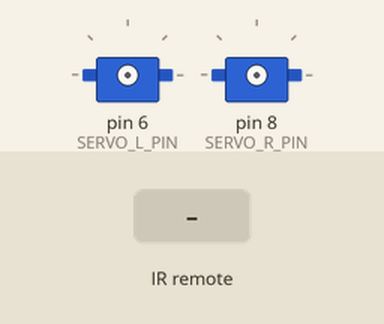
Recording of a sketch running on a simulated Arduino Uno, built with avr-gcc and run on an emulated ATmega328P. Shown: 2 × servo. The inputs (shaded band) are chosen by the test bench.

Above: at 1.2 s.
1.3 s: infrared code 0xE0E006F9 received
2.8 s: infrared code 0xE0E08679 received
At 3.5 s:
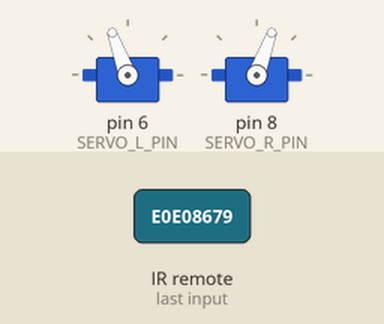
4.3 s: infrared code 0xE0E0A659 received
At 4.7 s:
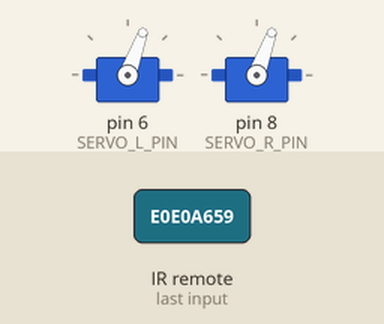
5.8 s: infrared code 0xE0E046B9 received
At 7.1 s:
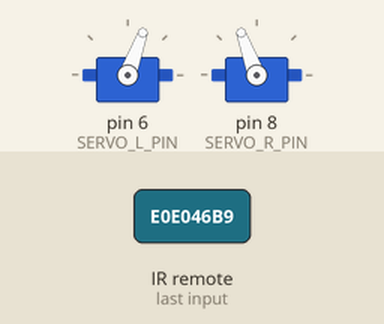
Timing chart, 0 to 8.3 s (numbered marks = the images above; inputs shaded):
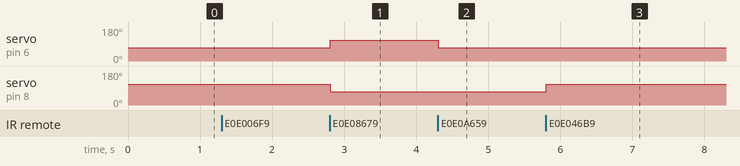

Measured:
- after the input at 2.8 s, servo on pin 6 (SERVO_L_PIN): 70° → 110° at once; servo on pin 8 (SERVO_R_PIN): 110° → 70° at once
- after the input at 4.3 s, servo on pin 6 (SERVO_L_PIN): 110° → 70° at once
- after the input at 5.8 s, servo on pin 8 (SERVO_R_PIN): 70° → 110° at once

The sketch:

tank.ino
```cpp
// библиотека для ИК приёмника
#include <IRremote.h>
// подключаем библиотеку для работы с сервоприводами
#include <Servo.h>
// создаём объект для управления сервоприводом
Servo myServoL;
Servo myServoR;
int SERVO_L_PIN = 6;
int SERVO_R_PIN = 8;

// даем имя пину подключения ИК приёмника
int RECV_PIN = 2;

// указываем к какому пину подключен ИК приёмник
IRrecv irrecv(RECV_PIN);
decode_results results;

void setup()
{
  // запускаем работу ИК приемника
  irrecv.enableIRIn();
  // подключаем сервоприводы
  //  myServoL.attach(SERVO_L_PIN);
  //  myServoR.attach(SERVO_R_PIN);
}

void loop()
{
  // принимаем данные с ИК пульта
  // в зависимости от нажатой кнопки пульта
  // даём разные команды роботу
  if (irrecv.decode(&results)) {
    if (results.value == 3772778233) {
      ford();
    } else if (results.value == 3772810873) {
      back();
    } else if (results.value == 3772819033) {
      left();
    } else if (results.value == 3772794553) {
      right();
    } else if (results.value == 3772782313) {
      stop();
    }
    // ждем следующее значение
    irrecv.resume();
  }
  //делаем задержку
  delay(100);
}

// функция движение вперёд
void ford() {
  attach();
  myServoL.write(70);
  myServoR.write(110);
}

// функция движение назад
void back() {
  attach();
  myServoL.write(110);
  myServoR.write(70);
}

// функция поворота налево
void left() {
  attach();
  myServoL.write(70);
  myServoR.detach();
}

// функция поворота направо
void right() {
  attach();
  myServoL.detach();
  myServoR.write(110);
}

// функция остановки
void stop() {
  //  myServoL.write(90);
  //  myServoR.write(90);
  myServoL.detach();
  myServoR.detach();
}

void attach() {
  if (!myServoL.attached()) {
    myServoL.attach(SERVO_L_PIN);
  }

  if (!myServoR.attached()) {
    myServoR.attach(SERVO_R_PIN);
  }
}
```
